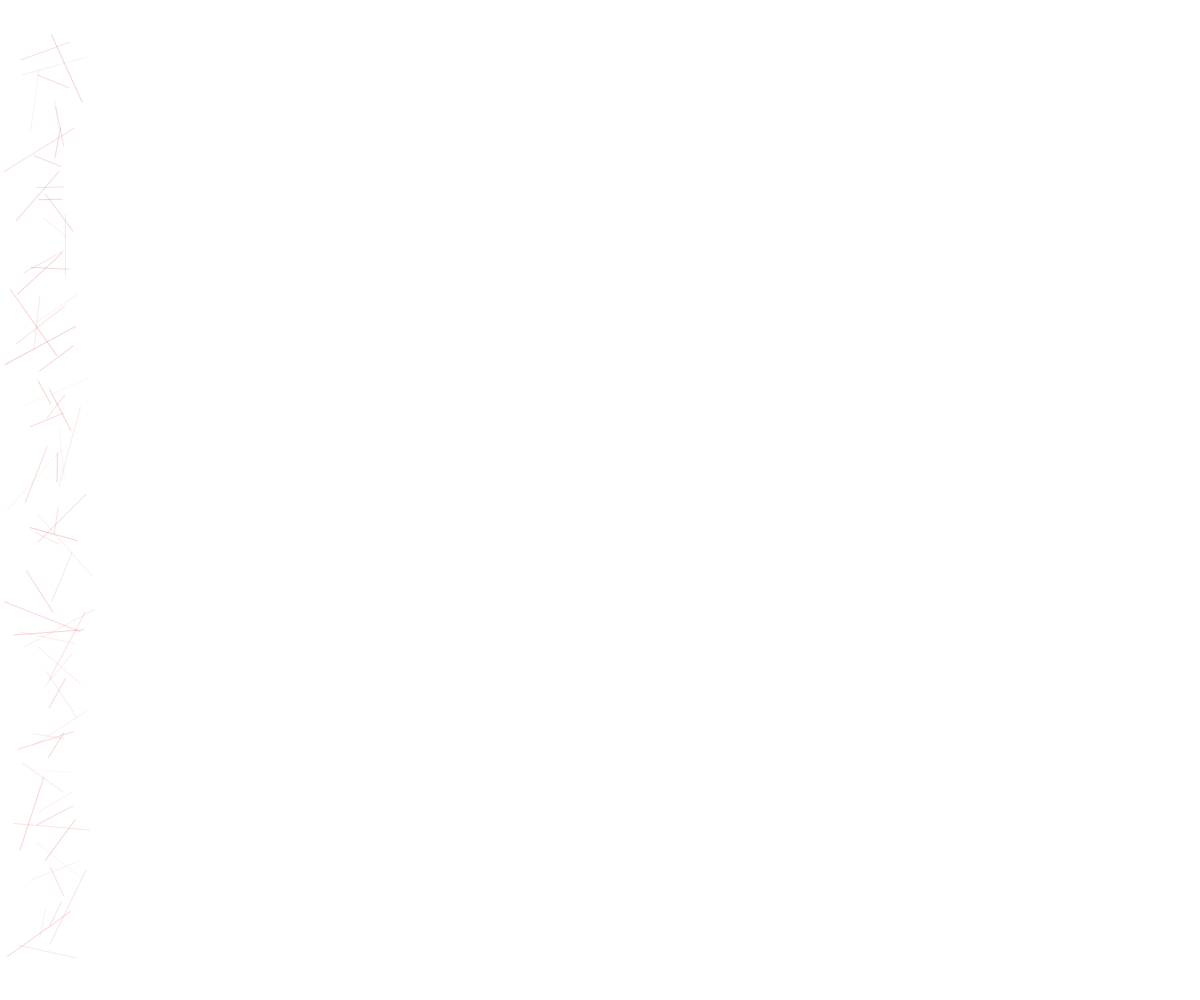
Frame 1 (no input)
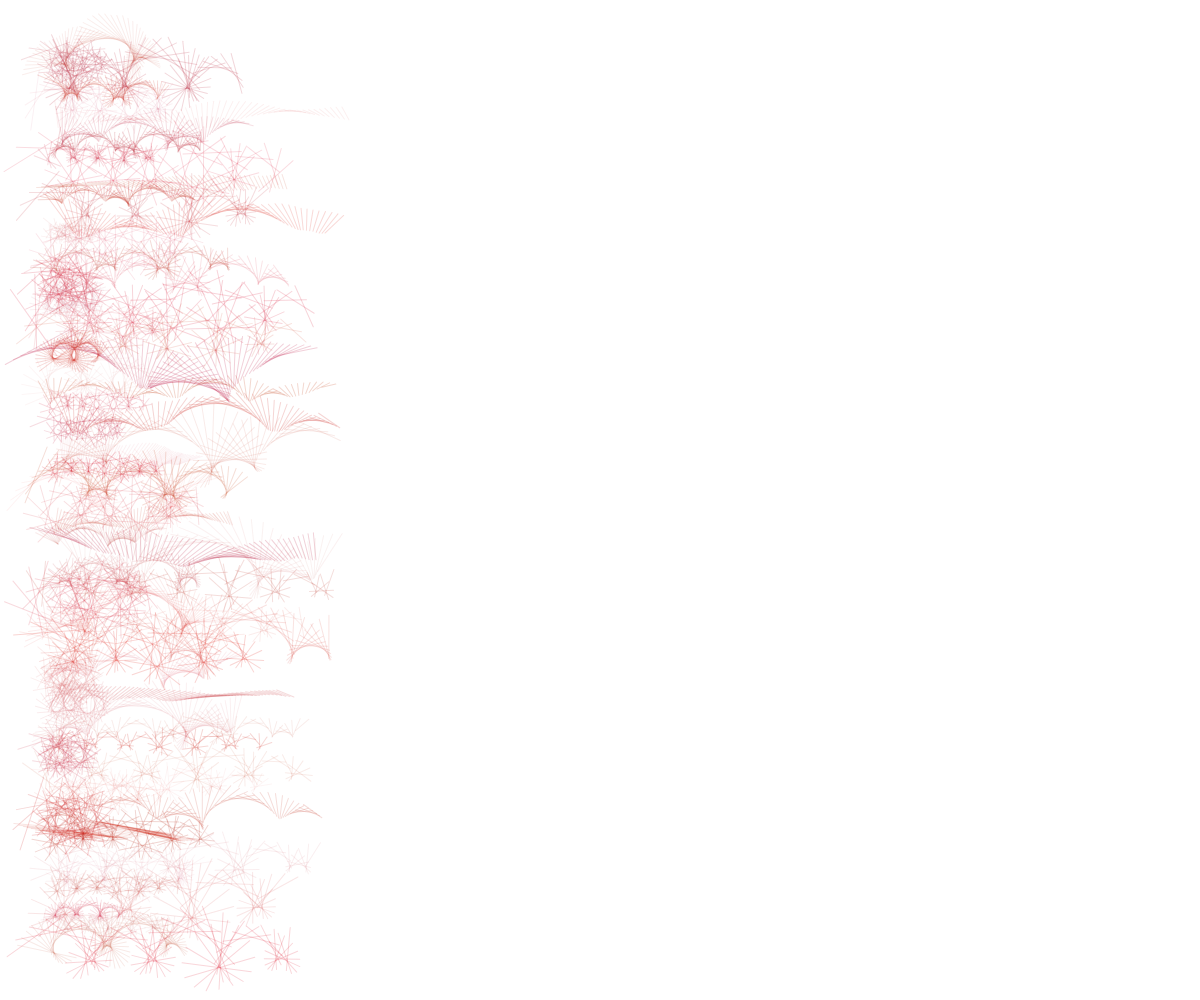
Frame 60 (no input)
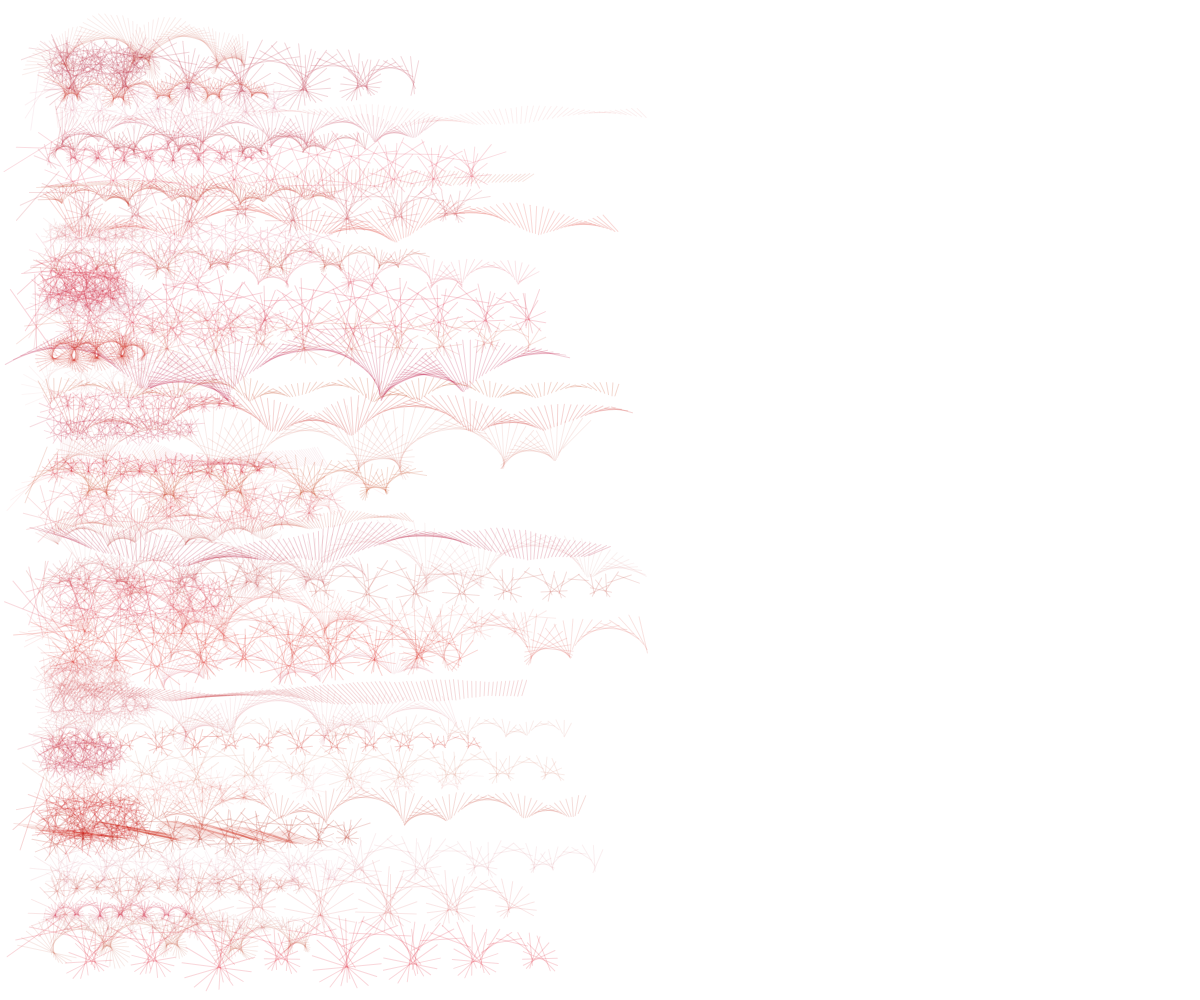
Frame 120 (the mouse pressed at the canvas centre since frame 60)

The p5.js sketch that drew these frames (run headless with seeded random() and noise() and a simulated clock; from frame 60 on, the mouse is pressed at the canvas centre):

// p5.js sketch
// ── sketch.js
/**
 * 70 Giros en desarrollo
 * 
 * hspencer
 */

let gg, num, m;

function setup() {
  createCanvas(windowWidth, windowHeight);

  gg = [];
  num = 70;
  m = 50;
  let yInc = (height - 2 * m) / (num - 1);

  for (let i = 0; i < num; i++) {
    gg[i] = new Giro(m, m + yInc * i, random(yInc/1.5, yInc*2.5));
  }
  background("white");
}

function draw() {
  for (let i = 0; i < gg.length; i++) {
    gg[i].go();
  }
  
  for (let i = 0; i < gg.length; i++) {
    if(gg[i].x > width-m){
      gg.splice(i, 1);
    }
  }
}

class Giro {
  constructor(x, y, r) {
    this.x = x;
    this.y = y;
    this.r = r;
    this.a = random(TWO_PI);
    this.seed = round(random(999999));
    this.c = color(random(180, 220), random(10, 50), random(70), random(10, 50));
    this.aInc = random(0.7);
    this.xInc = random(0.51, 5);
  }

  draw() {
    let n = noise(millis() / 300) * this.r;
    push();
    {
      translate(this.x, this.y);
      let nx = cos(this.a) * n;
      let ny = sin(this.a) * n;
      push();
      {
        translate(nx, ny);
        rotate(this.a - HALF_PI);
        stroke(this.c);
        line(-n * 2, 0, n * 2, 0);
      }
      pop();
    }
    pop();
  }
  go() {
    this.draw();
    this.x += this.xInc;
    this.a += this.aInc;
  }
}
